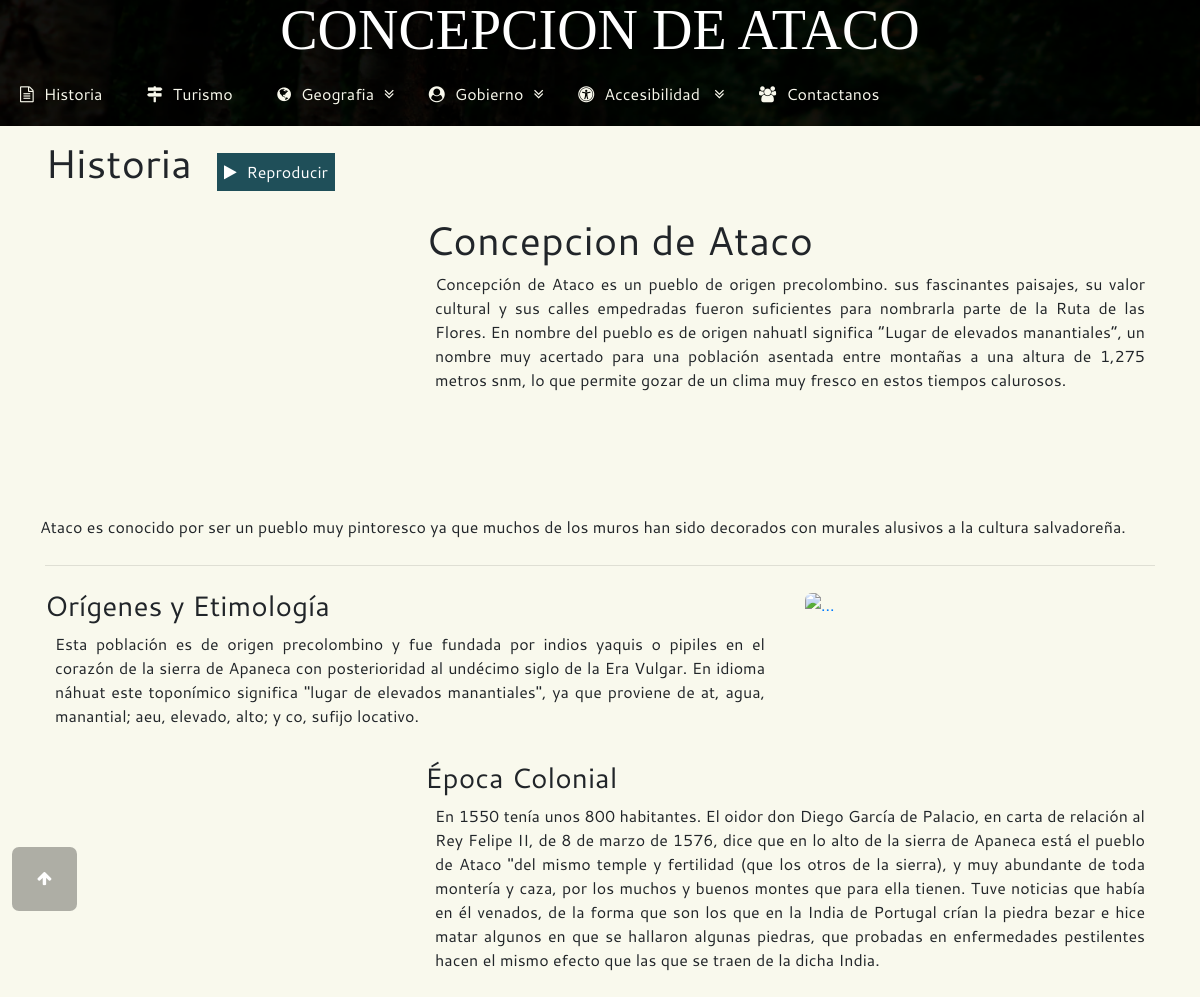
The app's page /php/historia.php with its own data.
### tables this page shows
CREATE TABLE `img_municipio` (
  `idImg_Municipio` int(11) NOT NULL,
  `ruta` varchar(100) NOT NULL,
  `idMunicipio` int(11) NOT NULL
);

CREATE TABLE `municipio` (
  `idMunicipio` int(11) NOT NULL,
  `Nombre` varchar(100) NOT NULL,
  `Descripcion` text NOT NULL,
  `Como_Llegar` text NOT NULL,
  `Historia` text NOT NULL,
  `Alcalde` text NOT NULL,
  `Población` varchar(20) NOT NULL,
  `ViasComunicacion` text NOT NULL,
  `DViasComunicacion` text NOT NULL
);

### php/sql_conn.php (called while the page is built, shortened)
 <?php
    function Arrancar(){
      $username = "root";
      $password = "";
    try{
        $conn = new PDO('mysql:host=localhost;dbname=ataco;charset=utf8mb4', $username, $password);
        $conn->setAttribute(PDO::ATTR_ERRMODE, PDO::ERRMODE_EXCEPTION);
        return $conn;
      }catch(PDOException $e){
        echo "ERROR: " . $e->getMessage();
        return false;
      }
    }
    function getResult($sql){
      $conn=Arrancar();
      try {
        $stmt = $conn->query($sql);
        return $stmt->fetchAll(PDO::FETCH_ASSOC);
      } catch (Exception $e) {
      }
    }
?>

### php/historia.php (the view, shortened to what this page needs)
<?
    require 'sql_conn.php';
    $sql = "SELECT * FROM municipio";
    $queryImg_Municipio1="SELECT * FROM img_municipio";
    $descripcion = getResult($sql);
    $Ruta_Imagenes= getResult($queryImg_Municipio1);
    $secciones= explode('|',$descripcion[0]['Descripcion']);
    $historia= explode('|',$descripcion[0]['Historia']);
?>
<!DOCTYPE html>
<html lang="es">
<head>
</head>
<body>
    <header>
    </header>
    <section>
        <div class="container">
            <h1 style="display: inline-block">Historia</h1><button type="button" class="play-buttom"><i name="play" class="fa fa-play" aria-hidden="true"></i><span name="play">Reproducir</span></button>
            <div class="row">
                <div class="col-lg-4 col-md-12 bounceInLeft animated">
                    <a href="#" class="thumbnail">
                      <img class="miniaruta" src="<?php echo $Ruta_Imagenes[0]['ruta'] ?>" alt="...">
                    </a>
                </div>
                <div class="col-lg-8 col-md-12">
                    <?php
                        echo '<h1>'.$descripcion[0]['Nombre'].'</h1>';
                        echo '<p>'.$secciones[0].'</p>';
                    ?>
                </div>
            </div>
            <div class="row">
                <?php
                    echo '<p>'.$secciones[1].'</p>';
                ?>
            </div>
            <hr>
            <div class="row">
                <div class="col-lg-8 col-md-12">
                   <h3>Orígenes y Etimología</h3>
                    <?php
                        echo '<p>'.$historia[0].'</p>'
                    ?>
                </div>
                <div class="col-lg-4 col-md-12 bounceInRight animated">
                    <a href="#" class="thumbnail">
                      <img class="miniaruta" src="../img/Img5.jpg" alt="...">
                    </a>
                </div>
            </div>
            <div class="row">
                <div class="col-lg-4 col-md-12 bounceInLeft animated wowload">
                    <a href="#" class="thumbnail">
                      <img class="miniaruta" src="../img/Img7.jpg" alt="...">
                    </a>
                </div>
                <div class="col-lg-8 col-md-12">
                   <h3>Época Colonial</h3>
                    <?php
                        echo '<p>'.$historia[1].'</p>'
                    ?>
                </div>
            </div>
        </div>
    </section>
    <footer>
    </footer>
</body>
</html>

### css/styles.css (style rules this page uses)
* { padding: 0px; margin: 0px; font-family: Cantarell-Regular; -webkit-box-sizing:border-box ; -moz-box-sizing:border-box ; box-sizing:border-box ; }
p { margin: 10px; text-align: justify; }
body { background: #F9F9ED; }
header { width: 100%; }
.navbar-ext { background-image: url(../img/banner3.png) !important; background-size: cover; z-index: 1000; width: 100%; top: auto; }
#banner-container { background-image: url('../img/banner3.png'); background-size: cover !important; background-attachment: fixed !important; }
header nav ul { list-style: none; margin: 0; }
header nav ul li { display: inline-block; position: relative; }
header nav ul li a { color:#F9F9ED; display: block; padding: 20px; text-decoration: none; }
i { margin-right: 10px; }
section { z-index: 0; top:125px; margin: 15px 0px; height: 100%; }
#slide-icon { margin-left: 10px; margin-right: -10px; }
#banner-title { margin: 0; color: white; font-family: Bebas-Bold; font-size: 3.5em; text-align: center; }
#Topscroller-dark { padding: 20px 25px; color: #000000 !important; font-family: Bebas-Bold; font-size: 1em; position: relative; z-index: 100; top: 85%; left: 1%; position: fixed; background: rgba(0,0,0,0.3); border-radius: 7px; transition: all 700ms ease; }
#Topscroller-dark span { color: #ffffff !important; font-family: Bebas-Bold; font-size: 1em; }
.play-buttom { margin-left: 25px; padding: 7px; background: #1F4F59; color: #FFFFFF; border: none; transition: all 500ms ease-in-out; }
.miniaruta { width: 100%; border-radius: 7px; transition: all 300ms ease-in-out; }

### css/btnborderanim-min.css (style rules this page uses)
* { margin:0;padding:0;box-sizing:border-box;-webkit-box-sizing:border-box;-moz-box-sizing:border-box;-o-box-sizing:border-box }

### records on screen
img_municipio: ruta (picture)
municipio: Nombre "Concepcion de Ataco", Descripcion "Concepción de Ataco es un pueblo de origen precolombino. sus fascinantes paisajes, su valor cultural y sus calles empedradas fueron suficientes para nombrarla parte de la Ruta de las Flores. En nombre del pueblo es de origen nahuatl significa “Lugar de elevados manantiales“, un nombre muy acertado para una población asentada entre montañas a una altura de 1,275 metros snm, lo que permite gozar de un clima muy fresco en estos tiempos calurosos.", Descripcion "Ataco es conocido por ser un pueblo muy pintoresco ya que muchos de los muros han sido decorados con murales alusivos a la cultura salvadoreña.", Historia "Esta población es de origen precolombino y fue fundada por indios yaquis o pipiles en el corazón de la sierra de Apaneca con posterioridad al undécimo siglo de la Era Vulgar. En idioma náhuat este toponímico significa \"lugar de elevados manantiales\", ya que proviene de at, agua, manantial; aeu, elevado, alto; y co, sufijo locativo.", Historia "En 1550 tenía unos 800 habitantes. El oidor don Diego García de Palacio, en carta de relación al Rey Felipe II, de 8 de marzo de 1576, dice que en lo alto de la sierra de Apaneca está el pueblo de Ataco \"del mismo temple y fertilidad (que los otros de la sierra), y muy abundante de toda montería y caza, por los muchos y buenos montes que para ella tienen. Tuve noticias que había en él venados, de la forma que son los que en la India de Portugal crían la piedra bezar e hice matar algunos en que se hallaron algunas piedras, que probadas en enfermedades pestilentes hacen el mismo efecto que las que se traen de la dicha India."
